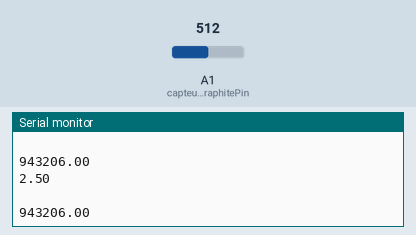
Bench run of a sketch on a simulated Arduino Uno, built with avr-gcc and run on an emulated ATmega328P. Parts: the last lines printed to the serial monitor. Inputs (shaded band) come from the test bench; at power-on: A1 (capteurgraphitePin) = 512.

Above: at 1.3 s.
1.4 s: A1 (capteurgraphitePin) set to 0
At 2.9 s:
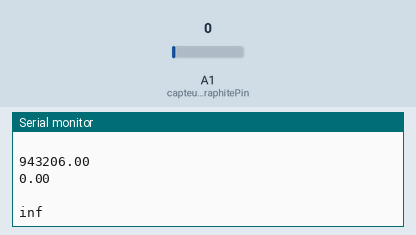
4.6 s: A1 (capteurgraphitePin) set to 22
At 5.9 s:
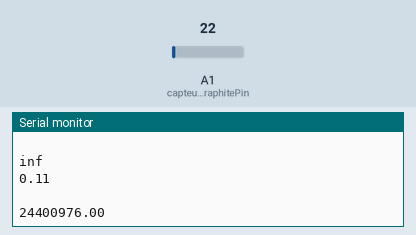
Timing chart, 0 to 7.6 s (numbered marks = the images above; inputs shaded):
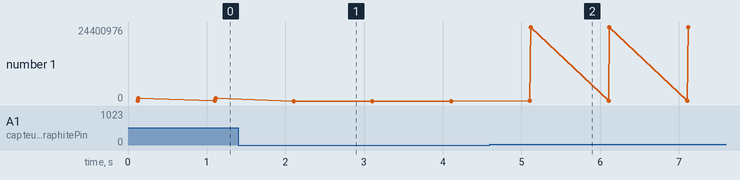

Measured:
- after the input at 1.4 s, the serial monitor: prints a new line after 0.70 s (image 1)
- after the input at 4.6 s, the serial monitor: prints a new line after 0.51 s (image 2)
- plotted number 1: 943206 → 0 after the input at 1.4 s, 0 → 24400976 after the input at 4.6 s

The sketch:

graphite_version_2.ino
```cpp
// Variables pour éviter le delay
unsigned long previousMillis = 0;        // will store last time LED was updated

// Variable pour cadencer l'acquisition
const long interval = 500;           // interval at which to blink (milliseconds)

// POTAR
#include <SPI.h>

const byte csPin           = 10;      // MCP42100 chip select pin
const int  maxPositions    = 256;     // wiper can move from 0 to 255 = 256 positions
const long rAB             = 47000;   // 100k pot resistance between terminals A and B,
                                      // mais pour ajuster au multimètre, je mets 92500
const byte rWiper          = 125;     // 125 ohms pot wiper resistance
const byte pot0            = 0x11;    // pot0 addr // B 0001 0001
const byte pot0Shutdown    = 0x21;    // pot0 shutdown // B 0010 0001
long R2;


void setPotWiper(int addr, int pos) {
  pos = constrain(pos, 0, 255);            // limit wiper setting to range of 0 to 255
  digitalWrite(csPin, LOW);                // select chip
  SPI.transfer(addr);                      // configure target pot with wiper position
  SPI.transfer(pos);
  digitalWrite(csPin, HIGH);               // de-select chip

  // print pot resistance between wiper and B terminal
  R2 = ((rAB * pos) / maxPositions ) + rWiper;
  Serial.print("Wiper position: ");
  Serial.print(pos);
  Serial.print(" Resistance wiper to B terminal: ");
  Serial.print(R2);
  Serial.println(" ohms");
}

//Bluetooth
#include <SoftwareSerial.h>
#define rxPin 8 // Correspondant à la broche tx du module bluetooth
#define txPin 7 // Correspondant à la broche Rx du module bluetooth
#define baudrate 9600
SoftwareSerial mySerial(rxPin ,txPin); //Definition du software serial

// Pin pour mesure de la tension du capteur
int capteurgraphitePin = 1;
int val=0;

float R3=100000;
int Vcc=5;
float R1=100000;
int R5=10000;
float Vadc=0;
float Res=-1;


void setup() {
  mySerial.begin(baudrate); // Initialiser le port bluetooth
  Serial.begin(baudrate); // Initialiser le port série
  digitalWrite(csPin, HIGH);        // chip select default to de-selected
  pinMode(csPin, OUTPUT);           // configure chip select as output
  SPI.begin();
  setPotWiper(pot0,127);
  delay(100);
  val=Calibration();

}


void loop() {

  // setPotWiper(pot0,int(10));
  //setPotWiper(pot0,127);
  Vadc = analogRead(capteurgraphitePin)*5.0/1024.0;
  Res=R1*(1+R3/R2)*Vcc/Vadc-R1-R5;
  Serial.println(Vadc);
  Serial.println(" ");
  Serial.println(Res);
  delay(1000);
  // Serial.print("POT POS   ");
  // Serial.print(val);
  // unsigned long currentMillis = millis ();

  //  if (currentMillis - previousMillis >= interval) {
  //   previousMillis = currentMillis;
  //   Vadc = analogRead(capteurgraphitePin);
  //   Serial.println(Vadc); // Afficher sur le port série la valeur de la tension mesuré en bytes
  //   mySerial.write(Vadc); // Envoyer sur le port bluetooth la valeur acquise

  // compteur++;
  //   if (compteur%2==0){
  //     val++;
  //     setPotWiper(pot0,val);
  //     Serial.print("Pot :");
  //     Serial.println(val);
  //     }
  //   if (val>64){val=0;}
  // }

}

int tolerance=20; //Tolerance : 512+-20
int V_Cible = 512;
int PotPos = 127;

int Calibration(){
 int Vadc=analogRead(capteurgraphitePin);
  int tolerance=20; //Tolerance : 512+-20
  int V_Cible = 512;
  int a = 0;
  int b = 255;
  int ite=0;
  while(abs(Vadc - V_Cible) > tolerance)
  {
    Vadc=0;
    ite++;
    PotPos = (a + b)/2;
    setPotWiper(pot0,int(PotPos));
    for(int i=0;i<3;i++)
    {
      Vadc += analogRead(capteurgraphitePin);
      delay(100);
    }
    Vadc = int(Vadc/3);
    Serial.print(F("Position Pota :"));
    Serial.print(PotPos);
    Serial.print(F(". Valeur lue :"));
    Serial.println(Vadc); // Afficher sur le port série la valeur de la tension mesuré en bytes
    if(Vadc > V_Cible){
      a = PotPos;}
    else{
      b = PotPos;}
    if(ite>12){break;}
  }
  Serial.print(F("Finie. Pota en "));
  Serial.println(PotPos); // Afficher sur le port série la valeur de la tension mesuré en bytes
  return PotPos;

}
```
